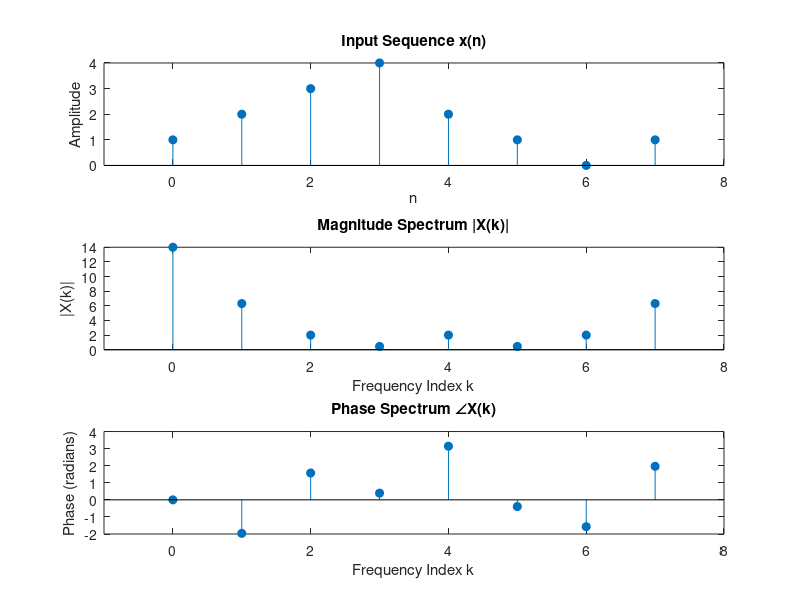
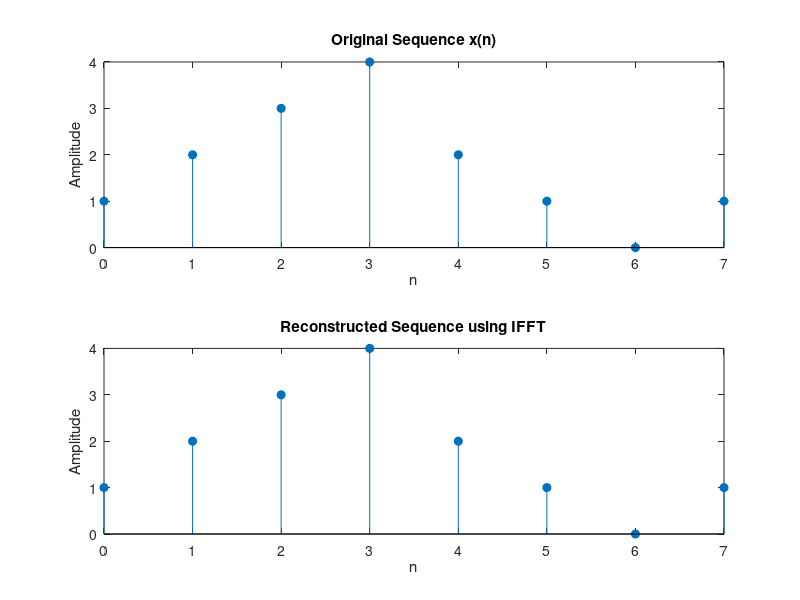

Recreate these plots in MATLAB, in order.
clc;
clear;
close all;
                        
x = [1 2 3 4 2 1 0 1];
N = 8;                             
n = 0:N-1;  

X = fft(x, N);                       

magX = abs(X);
phaseX = angle(X);

k = 0:N-1;

subplot(3,1,1);
stem(n, x, 'filled');
title('Input Sequence x(n)');
xlabel('n'); 
ylabel('Amplitude');
xlim([-1 N]);

subplot(3,1,2);
stem(k, magX, 'filled');
title('Magnitude Spectrum |X(k)|');
xlabel('Frequency Index k'); 
ylabel('|X(k)|');
xlim([-1 N]);

subplot(3,1,3);
stem(k, phaseX, 'filled');
title('Phase Spectrum ∠X(k)');
xlabel('Frequency Index k'); 
ylabel('Phase (radians)');
xlim([-1 N]);

x_reconstructed = ifft(X, N);

disp('Original Sequence x(n):');
disp(x);

disp('Reconstructed Sequence using IFFT:');
disp(x_reconstructed);

figure;
subplot(2,1,1);
stem(n, x, 'filled');
title('Original Sequence x(n)');
xlabel('n'); ylabel('Amplitude');

subplot(2,1,2);
stem(n, real(x_reconstructed), 'filled');
title('Reconstructed Sequence using IFFT');
xlabel('n'); ylabel('Amplitude');